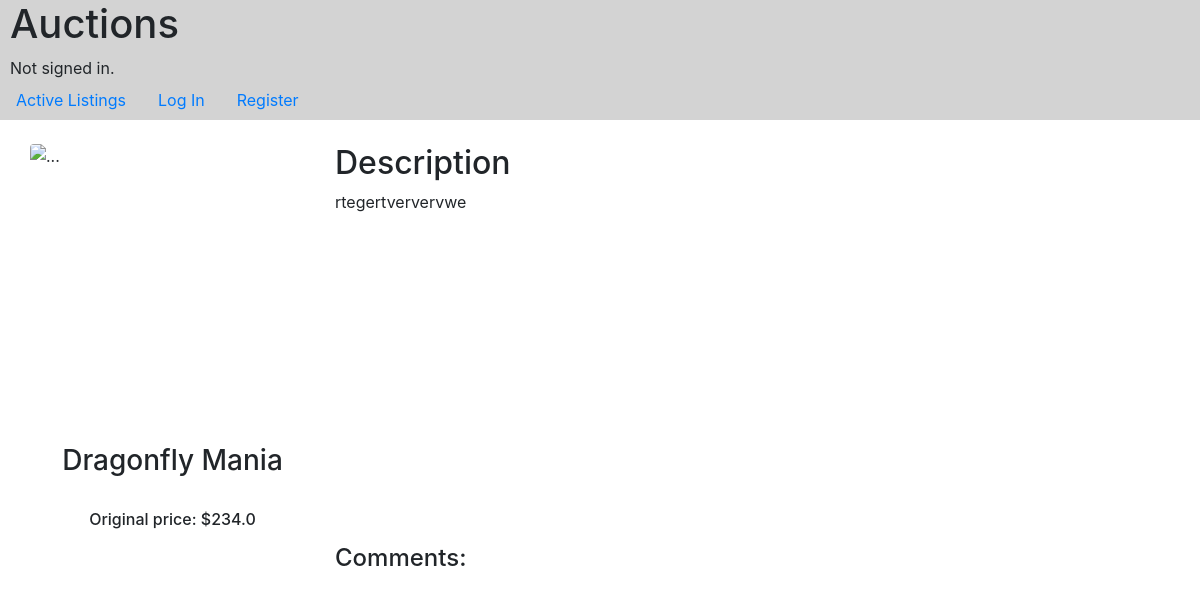
/listing_info/1, run on an earlier commit of the app's database.
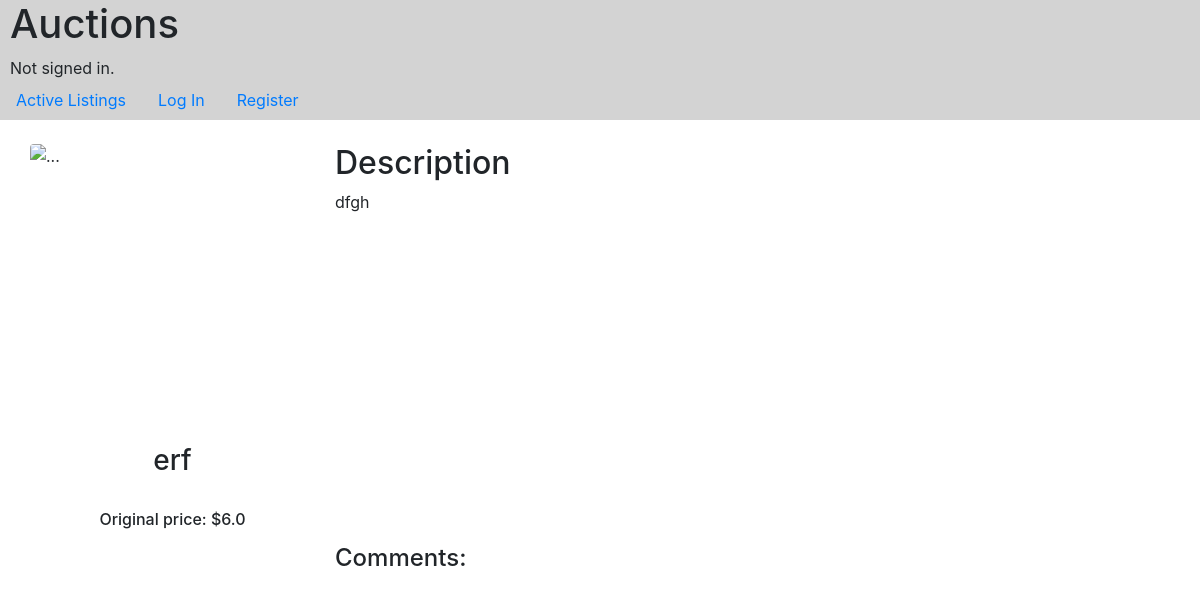
And on a later commit of the database.
### auctions/models.py (models this page shows)
class listing(models.Model):
    user_id = models.IntegerField()
    item_name = models.CharField(max_length = 50)
    item_description = models.TextField()
    item_price = models.FloatField(default = 1)
    date_posted = models.DateField(auto_now_add = True, blank = True)
    status = models.CharField(default = "Active", max_length = 10)
    winner_id = models.IntegerField(default = 0)
    category = models.CharField(max_length = 15, blank = True)

### auctions/views.py (the view)
# urls.py: path("listing_info/<int:item_id>", views.listing_info, name="listing_info"),
def listing_info(request, item_id):
        item_info = listing.objects.filter(id = item_id)
        item_info = item_info.get()
        try:
            watch_item = watchlist.objects.filter(item_id = item_id, user_id = request.user.id)
            watch_item = watch_item.get()
        except:
            watch_item = None
        try:
            all_bids = bid.objects.filter(item_id = item_id).order_by("-bid_amount")
            highest_bid = all_bids[0]
        except:
            highest_bid = 0
        try:
            bid_info = bid.objects.filter(item_id = item_id, user_id = request.user.id)
            bid_info = bid_info.get()
        except:
            bid_info = None
        try:
            all_bids = bid.objects.filter(item_id = item_id).order_by("-bid_date")
        except:
            all_bids = None
        try:
            comments = comment.objects.filter(item_id = item_id).order_by("-date")
        except:
            comments = None
        try:
            winner = sale.objects.get(item_id = item_id)
        except:
            winner = None
        return render(request, "auctions/listing.html", {
            "listing": item_info,
            "watchlist": watch_item,
            "bid_info": bid_info,
            "highest_bid": highest_bid,
            "all_bids": all_bids,
            "comments": comments,
            "winner": winner
        })

### auctions/templates/auctions/listing.html (shortened to what this page needs)
{% extends "auctions/layout.html" %}
{% block body %}
    <div class="container">
        {% if listing.status == "Active" %}
            {% if user.is_authenticated and user.id != listing.user_id and watchlist == None %}
                <form action="{% url 'watch_list' %}" method="POST">
                    {% csrf_token %}
                    <div class="watchlist-form">
                        <label for="watch-button"><small class="text-muted">Add to watchlist</small></label>
                        <button type="submit" class="btn btn-primary" id="watch-button" name="item_id" value="{{ listing.id }}">Add</button>
                    </div>
                </form>
            {% else %}
            <br>
            {% endif %}
        {% endif %}
        <div class="row">
            <div class="listing-left-div">
                <img src="{{ listing.item_img.url }}" class="rounded float-center" alt="..." style=" width: auto; max-width: 100%; height: 300px; object-fit: cover; margin-left: auto; margin-right: auto; display: block;">
                <h3 style="text-align: center;"> {{ listing.item_name }}</h3>
                <br>
                {% if user.is_authenticated and user.id == listing.user_id %}
                    <h6 style="text-align: center;">Origanl price: ${{ listing.item_price }}</h6>
                    {% if listing.status == "Active" %}
                        <h6 style="text-align: center;">Current highest bid: ${{ highest_bid.bid_amount }}</h6>
                    {% else %}
                        <h6 style="text-align: center;">Winning bid amount: ${{ highest_bid.bid_amount }}</h6>
                    {% endif %}
                    <h6 style="text-align: center;"> Bid history</h6>
                    <hr>
                    {% if all_bids == None %}
                        <p>No bids.</p>
                    {% else %}
                        {% for bid in all_bids %}
                            <div class="card" style="background-color: rgb(231, 230, 230);">
                                <div class="card-body" style="line-height: 0.7;">
                                <p class="card-text">{{ bid.username }}: ${{ bid.bid_amount }}</p>
                                <p class="card-text" style="text-align: right;"><small class="text-muted">{{ bid.bid_date }} UTC</small></p>
                                </div>
                            </div>
                        {% endfor %}
                    {% endif %}
                {% elif not user.is_authenticated %}
                    <h6 style="text-align: center;"> Original price: ${{ listing.item_price }}</h6>
                {% else %}
                    <h6 style="text-align: center;"> Original price: ${{ listing.item_price }}</h6>
                    <p style="text-align: center;">Auction has ended.</p>
                {% endif %}
            </div>
            <div class="listing-right-div">
                <div class="description-div">
                    <h2>Description</h2>
                    <p>{{ listing.item_description }}</p>
                </div>
                <div class="comments-div">
                    <h4>Comments:</h4>
                </div>
            </div>
        </div>
    </div>
{% endblock %}

What changed in the data, as far as the page shows it:
changed listing: item_name "Dragonfly Mania" → "erf"; item_price "234.0" → "6.0"; item_description "rtegertververvwe" → "dfgh"
